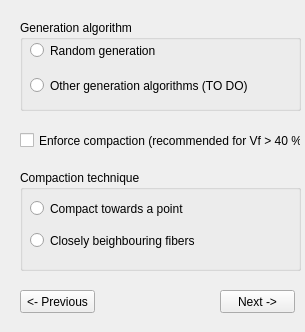
<?xml version="1.0" encoding="UTF-8"?>
<ui version="4.0">
 <class>Form</class>
 <widget class="QWidget" name="Form">
  <property name="geometry">
   <rect>
    <x>0</x>
    <y>0</y>
    <width>305</width>
    <height>332</height>
   </rect>
  </property>
  <property name="windowTitle">
   <string>Generation algoithm</string>
  </property>
  <widget class="QGroupBox" name="groupBox">
   <property name="geometry">
    <rect>
     <x>20</x>
     <y>20</y>
     <width>281</width>
     <height>91</height>
    </rect>
   </property>
   <property name="title">
    <string>Generation algorithm</string>
   </property>
   <widget class="QRadioButton" name="radioButton_otherGen">
    <property name="enabled">
     <bool>true</bool>
    </property>
    <property name="geometry">
     <rect>
      <x>10</x>
      <y>50</y>
      <width>251</width>
      <height>31</height>
     </rect>
    </property>
    <property name="text">
     <string>Other generation algorithms (TO DO)</string>
    </property>
   </widget>
   <widget class="QRadioButton" name="radioButton_randomGen">
    <property name="geometry">
     <rect>
      <x>10</x>
      <y>20</y>
      <width>141</width>
      <height>21</height>
     </rect>
    </property>
    <property name="text">
     <string>Random generation</string>
    </property>
   </widget>
  </widget>
  <widget class="QGroupBox" name="groupBox_2">
   <property name="geometry">
    <rect>
     <x>20</x>
     <y>170</y>
     <width>281</width>
     <height>101</height>
    </rect>
   </property>
   <property name="title">
    <string>Compaction technique</string>
   </property>
   <widget class="QRadioButton" name="radioButton_compactPoint">
    <property name="enabled">
     <bool>true</bool>
    </property>
    <property name="geometry">
     <rect>
      <x>10</x>
      <y>30</y>
      <width>231</width>
      <height>17</height>
     </rect>
    </property>
    <property name="text">
     <string>Compact towards a point</string>
    </property>
   </widget>
   <widget class="QRadioButton" name="radioButton_compactNeighbour">
    <property name="enabled">
     <bool>true</bool>
    </property>
    <property name="geometry">
     <rect>
      <x>10</x>
      <y>60</y>
      <width>171</width>
      <height>21</height>
     </rect>
    </property>
    <property name="text">
     <string>Closely beighbouring fibers</string>
    </property>
   </widget>
  </widget>
  <widget class="QCheckBox" name="checkBox_compaction">
   <property name="enabled">
    <bool>true</bool>
   </property>
   <property name="geometry">
    <rect>
     <x>20</x>
     <y>130</y>
     <width>281</width>
     <height>21</height>
    </rect>
   </property>
   <property name="text">
    <string>Enforce compaction (recommended for Vf &gt; 40 %)</string>
   </property>
  </widget>
  <widget class="QPushButton" name="pushButton_prev">
   <property name="geometry">
    <rect>
     <x>20</x>
     <y>290</y>
     <width>75</width>
     <height>23</height>
    </rect>
   </property>
   <property name="text">
    <string>&lt;- Previous</string>
   </property>
  </widget>
  <widget class="QPushButton" name="pushButton_next">
   <property name="geometry">
    <rect>
     <x>220</x>
     <y>290</y>
     <width>75</width>
     <height>23</height>
    </rect>
   </property>
   <property name="text">
    <string>Next -&gt;</string>
   </property>
  </widget>
 </widget>
 <resources/>
 <connections/>
</ui>
